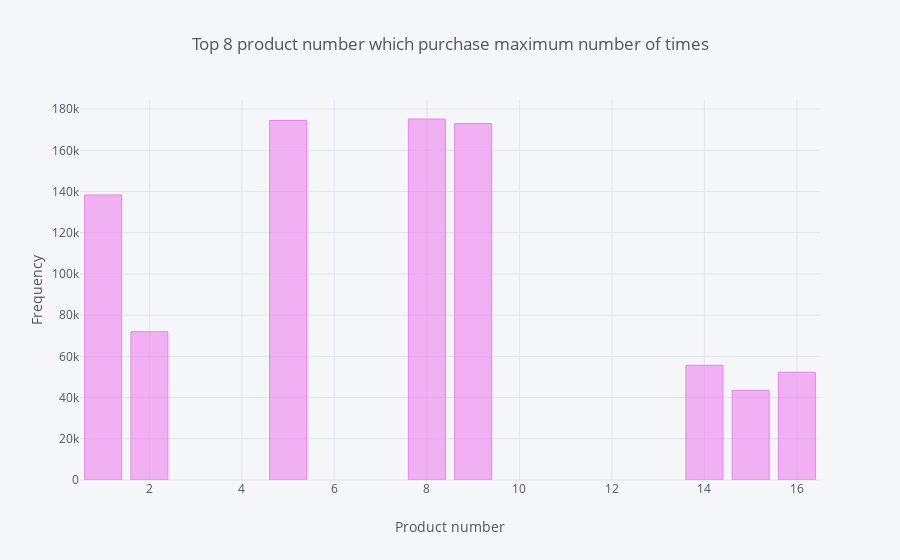

The code cell stored with this chart in its notebook:
### Code cell
# to predict products purchased max no of times
pro1 = df['Product_Category_1'].reset_index()
pro1.columns = ['index', 'product']

pro2 = df['Product_Category_2'].reset_index()
pro2.columns = ['index', 'product']
product = pd.concat([pro1, pro2] )

product = product['product'].value_counts().reset_index()[:8]
product.iplot(kind='bar', x='index', y='product', title='Top 8 product number which purchase maximum number of times',
             xTitle='Product number', yTitle='Frequency', color='violet')

### Figure 1 — Plotly figure (JSON) as saved in the notebook; plotly's stock layout.template omitted (floating-point values rounded to 4 significant figures)
{"data": [{"marker": {"color": "rgba(238, 130, 238, 0.6)", "line": {"color": "rgba(238, 130, 238, 1.0)", "width": 1}}, "name": "product", "orientation": "v", "text": "", "type": "bar", "uid": "43569c15-ce84-497d-ab85-1af608e6cdbb", "x": [8, 5, 9, 1, 2, 14, 16, 15], "y": [175190, 174466, 172981, 138353, 71980, 55658, 52299, 43520]}], "layout": {"legend": {"bgcolor": "#F5F6F9", "font": {"color": "#4D5663"}}, "paper_bgcolor": "#F5F6F9", "plot_bgcolor": "#F5F6F9", "title": {"font": {"color": "#4D5663"}, "text": "Top 8 product number which purchase maximum number of times"}, "xaxis": {"gridcolor": "#E1E5ED", "showgrid": true, "tickfont": {"color": "#4D5663"}, "title": {"font": {"color": "#4D5663"}, "text": "Product number"}, "zerolinecolor": "#E1E5ED"}, "yaxis": {"gridcolor": "#E1E5ED", "showgrid": true, "tickfont": {"color": "#4D5663"}, "title": {"font": {"color": "#4D5663"}, "text": "Frequency"}, "zerolinecolor": "#E1E5ED"}}}
